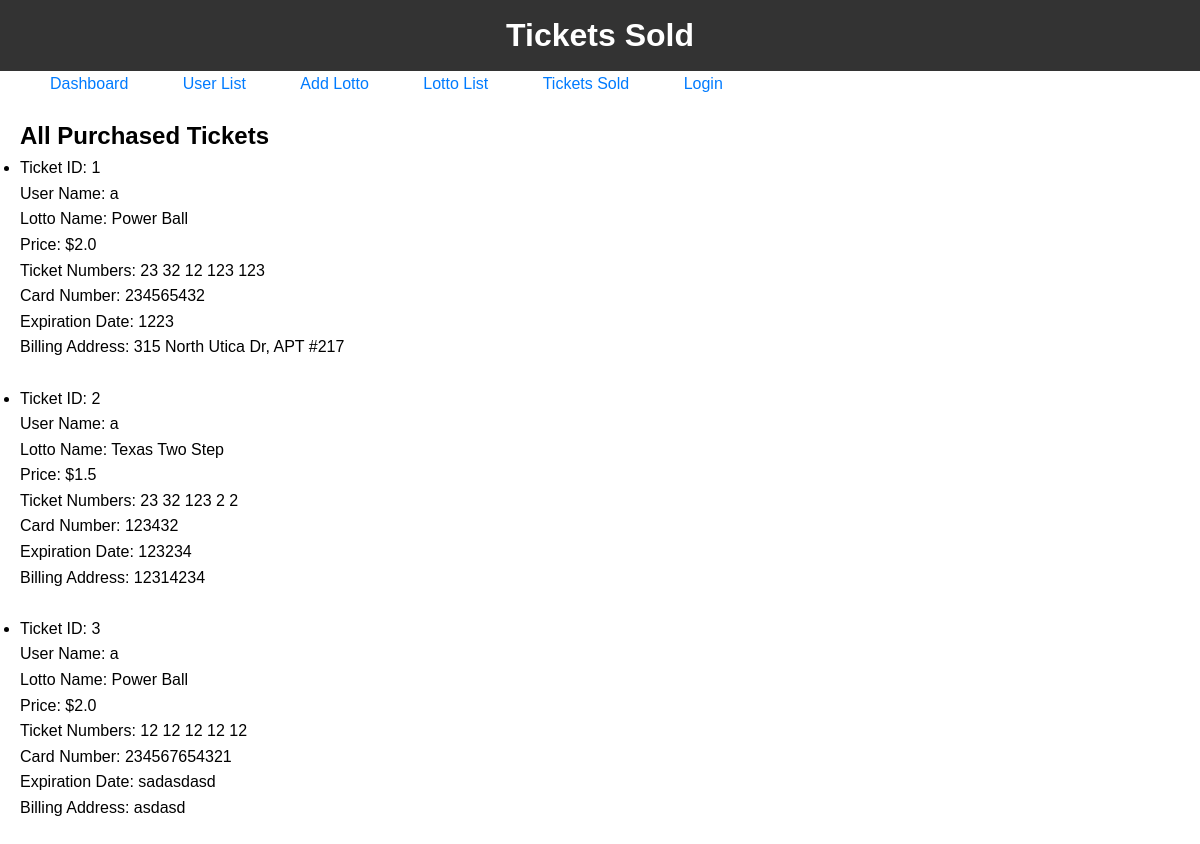
The app's page /tickets_sold with its own data.
### app.py (models this page shows, shortened)
class Ticket(db.Model):
    id = db.Column(db.Integer, primary_key=True)
    user_id = db.Column(db.Integer, db.ForeignKey('user.id'), nullable=False)
    lotto_id = db.Column(db.Integer, db.ForeignKey('lotto.id'), nullable=False)
    ticket_number1 = db.Column(db.Integer, nullable=False)
    ticket_number2 = db.Column(db.Integer, nullable=False)
    ticket_number3 = db.Column(db.Integer, nullable=False)
    ticket_number4 = db.Column(db.Integer, nullable=False)
    ticket_number5 = db.Column(db.Integer, nullable=False)
    card_number = db.Column(db.String(16), nullable=False)
    expiration_date = db.Column(db.String(5), nullable=False)
    billing_address = db.Column(db.String(255), nullable=False)
    user = db.relationship('User', backref='tickets')
    lotto = db.relationship('Lotto', backref='tickets')

class User(UserMixin, db.Model):
    id = db.Column(db.Integer, primary_key=True)
    username = db.Column(db.String(80), unique=True, nullable=False)
    password = db.Column(db.String(120), nullable=False)
    birthday = db.Column(db.Date, nullable=False)
    phonenum = db.Column(db.String(15), nullable=False)
    email = db.Column(db.String(120), nullable=False)
    userType = db.Column(db.String(80), nullable=False)

class Lotto(db.Model):
    id = db.Column(db.Integer, primary_key=True)
    name = db.Column(db.String(80), unique=True, nullable=False)
    pricePerTicket = db.Column(db.Float(), nullable=False)
    startDate = db.Column(db.Date, nullable=False)
    endDate = db.Column(db.Date, nullable=False)
    description = db.Column(db.String(500), nullable=False)

### app.py (the view)
@app.route('/tickets_sold')
def tickets_sold():
    tickets = Ticket.query.join(User).join(Lotto).all()
    return render_template('tickets_sold.html', tickets=tickets)

### templates/tickets_sold.html (shortened to what this page needs)
<!DOCTYPE html>
<html lang="en">
<head>
    <link rel="stylesheet" href="{{ url_for('static', filename='styles.css') }}">
</head>
<body>
    <header>
        <h1>Tickets Sold</h1>
    </header>
    {% include 'admin_nav.html' %}
    <main>
        <h2>All Purchased Tickets</h2>
        <ul>
            {% for ticket in tickets %}
                <li>
                    Ticket ID: {{ ticket.id }}<br>
                    User Name: {{ ticket.user.username }}<br>
                    Lotto Name: {{ ticket.lotto.name }}<br>
                    Price: ${{ ticket.lotto.pricePerTicket }}<br>
                    Ticket Numbers: {{ ticket.ticket_number1 }} {{ ticket.ticket_number2 }} {{ ticket.ticket_number3 }} {{ ticket.ticket_number4 }} {{ ticket.ticket_number4 }}<br>
                    Card Number: {{ ticket.card_number }}<br>
                    Expiration Date: {{ ticket.expiration_date }}<br>
                    Billing Address: {{ ticket.billing_address }}<br><br>
                </li>
            {% endfor %}
        </ul>
    </main>
</body>
</html>

### static/styles.css (style rules this page uses)
body, h1, h2, p, ul, li { margin: 0; padding: 0; }
body { font-family: Arial, sans-serif; font-size: 16px; line-height: 1.6; }
header { background-color: #333; color: #fff; padding: 10px; text-align: center; }
main { padding: 20px; }

### records on screen
Ticket: id "1", user.username "a", lotto.name "Power Ball", lotto.pricePerTicket "2.0", ticket_number1 "23", ticket_number2 "32", ticket_number3 "12", ticket_number4 "123", card_number "234565432", expiration_date "1223", billing_address "315 North Utica Dr, APT #217"
Ticket: id "2", user.username "a", lotto.name "Texas Two Step", lotto.pricePerTicket "1.5", ticket_number1 "23", ticket_number2 "32", ticket_number3 "123", ticket_number4 "2", card_number "123432", expiration_date "123234", billing_address "12314234"
Ticket: id "3", user.username "a", lotto.name "Power Ball", lotto.pricePerTicket "2.0", ticket_number1 "12", ticket_number2 "12", ticket_number3 "12", ticket_number4 "12", card_number "234567654321", expiration_date "sadasdasd", billing_address "asdasd"
